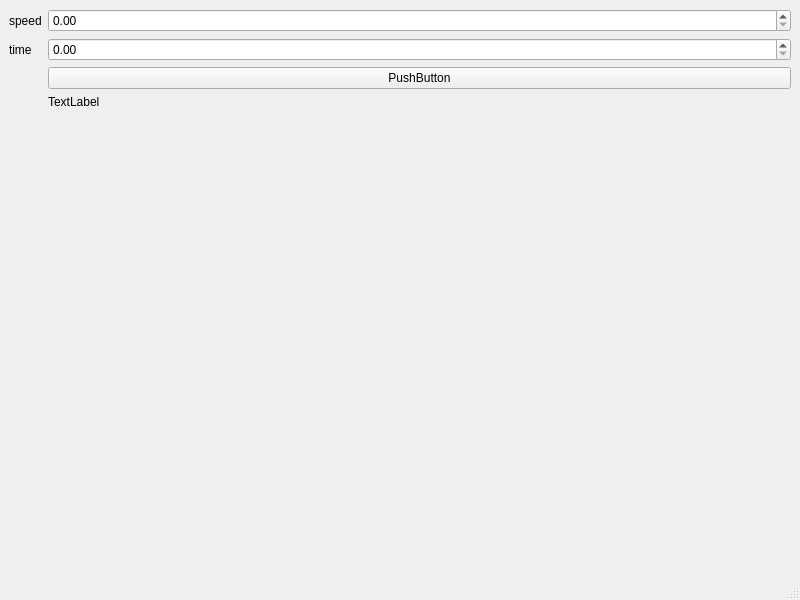
<?xml version="1.0" encoding="UTF-8"?>
<ui version="4.0">
 <class>MainWindow</class>
 <widget class="QMainWindow" name="MainWindow">
  <property name="geometry">
   <rect>
    <x>0</x>
    <y>0</y>
    <width>800</width>
    <height>600</height>
   </rect>
  </property>
  <property name="windowTitle">
   <string>MainWindow</string>
  </property>
  <widget class="QWidget" name="centralwidget">
   <layout class="QFormLayout" name="formLayout">
    <item row="0" column="0">
     <widget class="QLabel" name="label_speed">
      <property name="text">
       <string>speed</string>
      </property>
     </widget>
    </item>
    <item row="0" column="1">
     <widget class="QDoubleSpinBox" name="doubleSpinBox_speed"/>
    </item>
    <item row="1" column="0">
     <widget class="QLabel" name="label_time">
      <property name="text">
       <string>time</string>
      </property>
     </widget>
    </item>
    <item row="1" column="1">
     <widget class="QDoubleSpinBox" name="doubleSpinBox_time"/>
    </item>
    <item row="2" column="1">
     <widget class="QPushButton" name="pushButton_simulate">
      <property name="text">
       <string>PushButton</string>
      </property>
     </widget>
    </item>
    <item row="4" column="1">
     <widget class="QLabel" name="label_distance">
      <property name="text">
       <string>TextLabel</string>
      </property>
     </widget>
    </item>
   </layout>
  </widget>
  <widget class="QMenuBar" name="menubar">
   <property name="geometry">
    <rect>
     <x>0</x>
     <y>0</y>
     <width>800</width>
     <height>21</height>
    </rect>
   </property>
  </widget>
  <widget class="QStatusBar" name="statusbar"/>
 </widget>
 <resources/>
 <connections/>
</ui>
